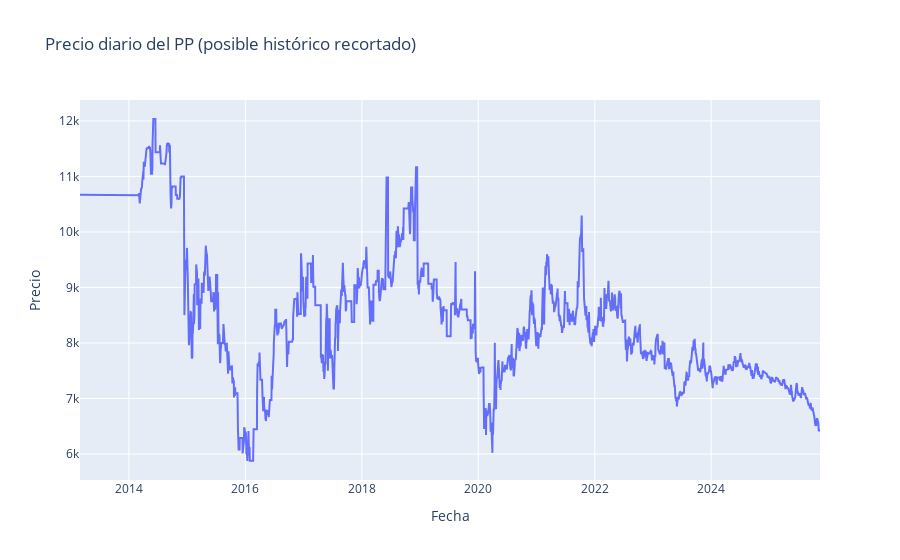
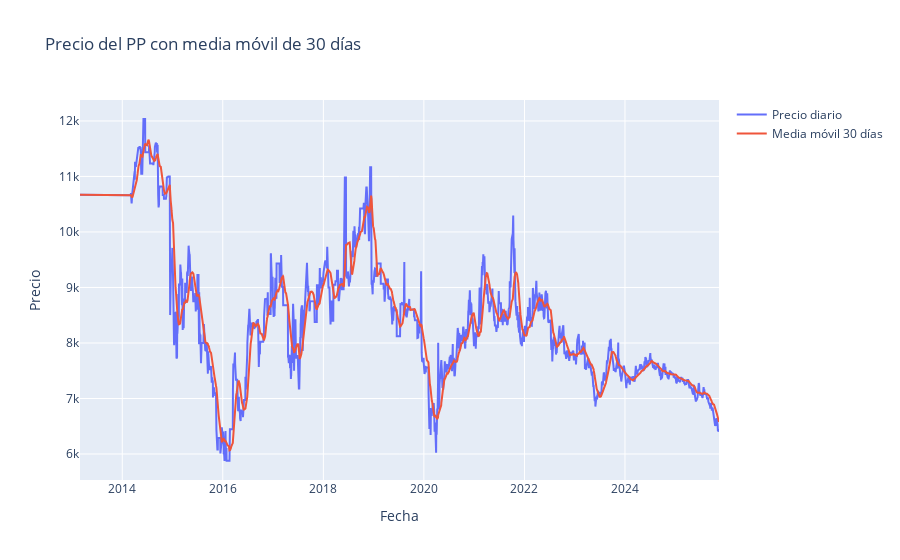
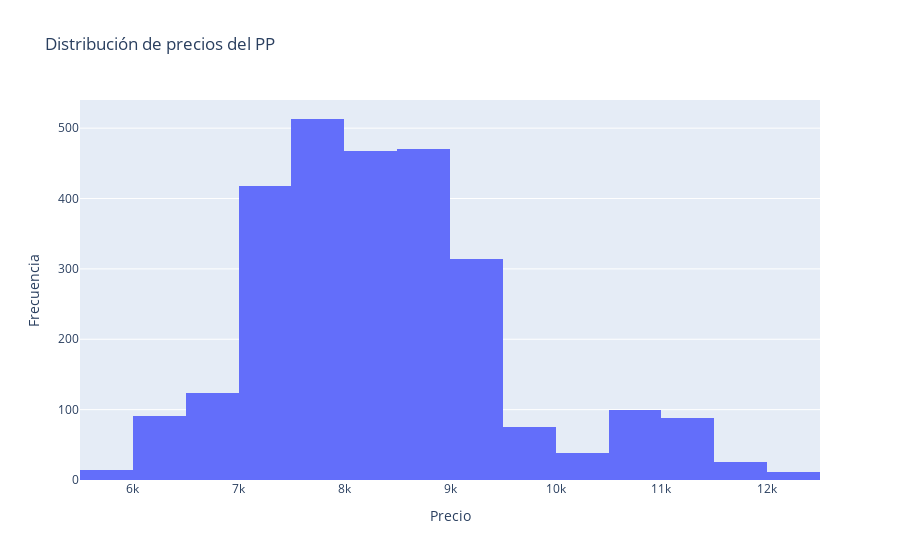

The notebook cell saved with these charts, in order:
### Code cell
# Agregar media móvil de 30 días
df["MA_30"] = df["Price"].rolling(window=30, min_periods=1).mean()

# 1) Precio vs tiempo (recortado)
fig = go.Figure()
fig.add_trace(go.Scatter(
    x=df["Date"], y=df["Price"],
    mode="lines", name="Precio diario"
))
fig.update_layout(
    title="Precio diario del PP (posible histórico recortado)",
    xaxis_title="Fecha",
    yaxis_title="Precio"
)
fig.show()

# 2) Precio + media móvil 30 días
fig = go.Figure()
fig.add_trace(go.Scatter(
    x=df["Date"], y=df["Price"],
    mode="lines", name="Precio diario"
))
fig.add_trace(go.Scatter(
    x=df["Date"], y=df["MA_30"],
    mode="lines", name="Media móvil 30 días"
))
fig.update_layout(
    title="Precio del PP con media móvil de 30 días",
    xaxis_title="Fecha",
    yaxis_title="Precio"
)
fig.show()

# 3) Histograma de precios
fig = px.histogram(
    df,
    x="Price",
    nbins=30,
    title="Distribución de precios del PP"
)
fig.update_xaxes(title="Precio")
fig.update_yaxes(title="Frecuencia")
fig.show()

### Figure 1 — Plotly figure (JSON) as saved in the notebook; plotly's stock layout.template omitted (floating-point values rounded to 4 significant figures; data arrays with more than 128 entries replaced by an {"elided": "..."} marker saying what was removed)
{"data": [{"mode": "lines", "name": "Precio diario", "type": "scatter", "x": {"elided": "2747 str values"}, "y": {"elided": "2747 float values"}}], "layout": {"title": {"text": "Precio diario del PP (posible histórico recortado)"}, "xaxis": {"title": {"text": "Fecha"}}, "yaxis": {"title": {"text": "Precio"}}}}

### Figure 2 — Plotly figure (JSON) as saved in the notebook; plotly's stock layout.template omitted (floating-point values rounded to 4 significant figures; data arrays with more than 128 entries replaced by an {"elided": "..."} marker saying what was removed)
{"data": [{"mode": "lines", "name": "Precio diario", "type": "scatter", "x": {"elided": "2747 str values"}, "y": {"elided": "2747 float values"}}, {"mode": "lines", "name": "Media móvil 30 días", "type": "scatter", "x": {"elided": "2747 str values"}, "y": {"elided": "2747 float values"}}], "layout": {"title": {"text": "Precio del PP con media móvil de 30 días"}, "xaxis": {"title": {"text": "Fecha"}}, "yaxis": {"title": {"text": "Precio"}}}}

### Figure 3 — Plotly figure (JSON) as saved in the notebook; plotly's stock layout.template omitted (floating-point values rounded to 4 significant figures; data arrays with more than 128 entries replaced by an {"elided": "..."} marker saying what was removed)
{"data": [{"bingroup": "x", "hovertemplate": "Price=%{x}<br>count=%{y}<extra></extra>", "legendgroup": "", "marker": {"color": "#636efa", "pattern": {"shape": ""}}, "name": "", "nbinsx": 30, "orientation": "v", "showlegend": false, "type": "histogram", "x": {"elided": "2747 float values"}, "xaxis": "x", "yaxis": "y"}], "layout": {"barmode": "relative", "legend": {"tracegroupgap": 0}, "title": {"text": "Distribución de precios del PP"}, "xaxis": {"anchor": "y", "domain": [0, 1], "title": {"text": "Precio"}}, "yaxis": {"anchor": "x", "domain": [0, 1], "title": {"text": "Frecuencia"}}}}
